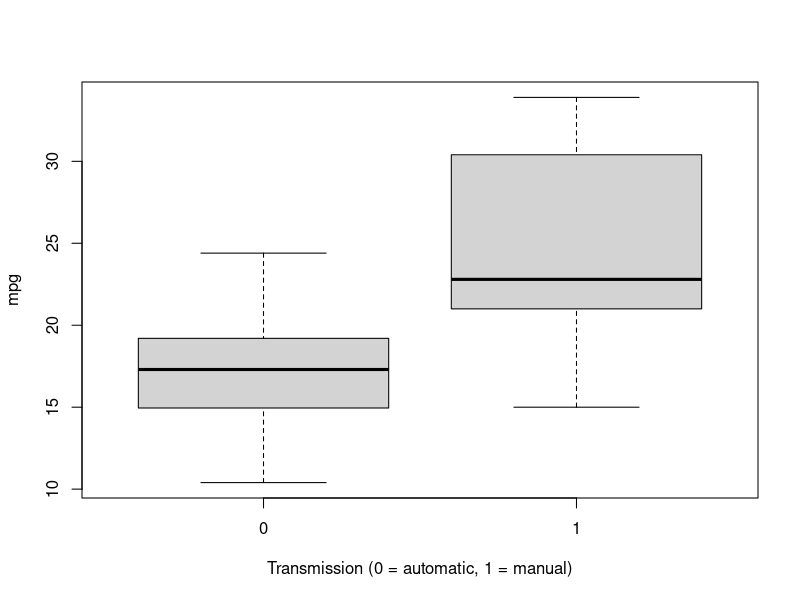
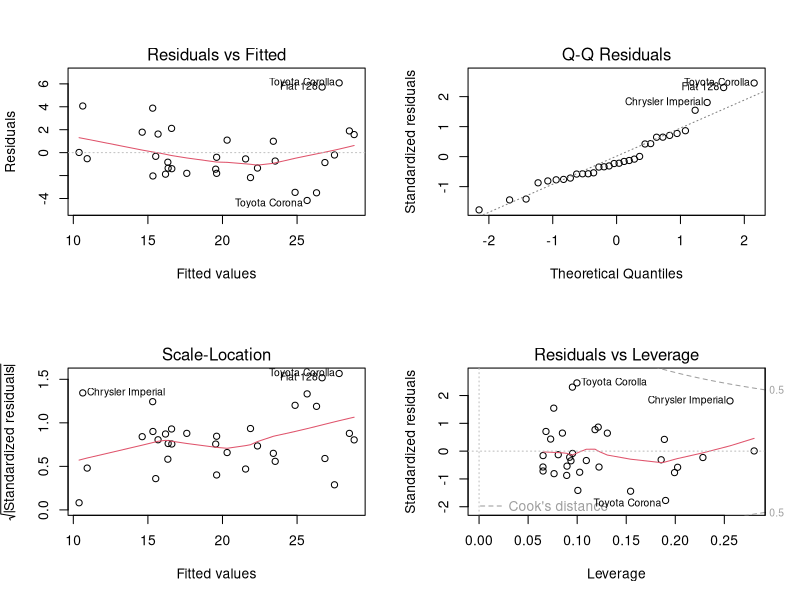
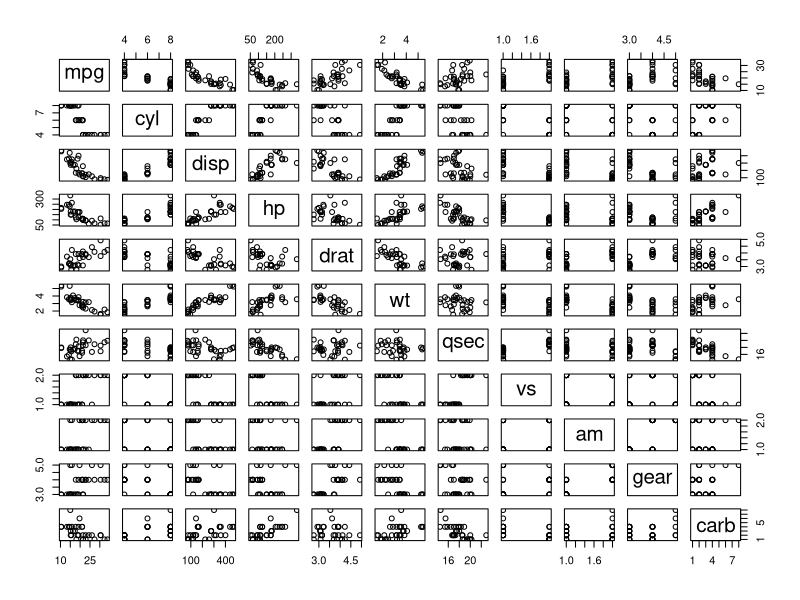

Write the R code that produced these figures, in order.
## ---- chunk 1
mtcars$vs <- as.factor(mtcars$vs)
mtcars$am <- as.factor(mtcars$am)
## ---- chunk 2
boxplot(mpg ~ am, data = mtcars, xlab = "Transmission (0 = automatic, 1 = manual)")
## ---- chunk 3
analysis <- aov(mpg ~ ., data = mtcars)
summary(analysis)
## ---- chunk 4
lm <- lm(mpg ~ cyl + disp + wt + drat + am, data = mtcars)
summary(lm)
## ---- chunk 5
lm <- lm(mpg ~ cyl + disp + wt + am, data = mtcars)
summary(lm)
## ---- chunk 6
lm <- lm(mpg ~ cyl + wt + am, data = mtcars)
summary(lm)
## ---- chunk 7
par(mfrow = c(2, 2))
plot(lm)
## ---- chunk 8
pairs(mtcars)
